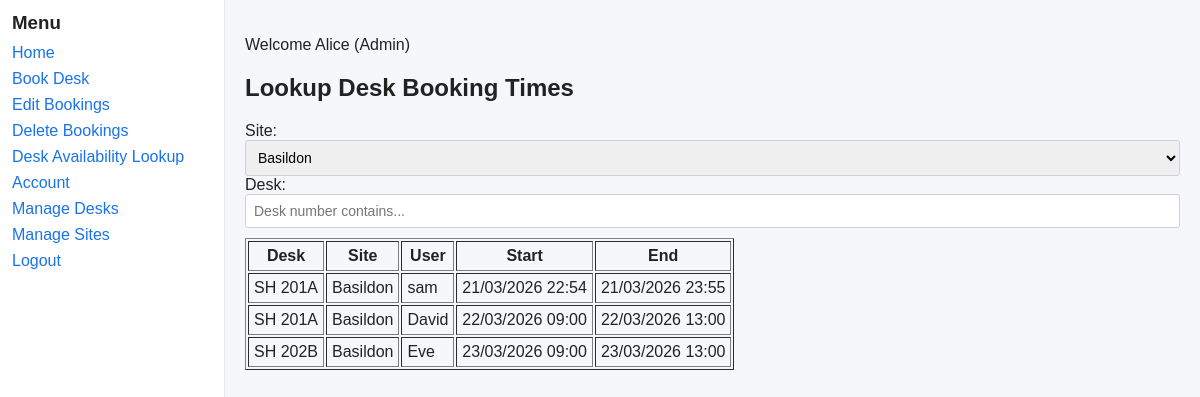
The page /lookup_bookings?site_id=2 (signed in) on the database its author committed.
### src/DeskBooker/models.py (models this page shows, shortened)
class Desk(db.Model):
    __tablename__ = 'desks'
    id = db.Column(db.Integer, primary_key=True)
    desk_number = db.Column(db.String(20), nullable=False)
    floor = db.Column(db.Integer, nullable=False, default=0)
    site_id = db.Column(db.Integer, db.ForeignKey('sites.id'), nullable=False)
    bookings = db.relationship('Booking', backref='desk', lazy=True)
    __table_args__ = (
        UniqueConstraint('desk_number', 'site_id', name='uq_desk_number_site'),
        CheckConstraint('length(desk_number) > 0 AND length(desk_number) <= 20', name='ck_desk_number_len'),
    )

class Site(db.Model):
    __tablename__ = 'sites'
    id = db.Column(db.Integer, primary_key=True)
    name = db.Column(db.String(120), unique=True, nullable=False)
    desks = db.relationship('Desk', backref='site', lazy=True)
    __table_args__ = (
        CheckConstraint('length(name) > 0 AND length(name) <= 120', name='ck_site_name_len'),
    )

class User(db.Model):
    __tablename__ = 'users'
    id = db.Column(db.Integer, primary_key=True)
    name = db.Column(db.String(100), nullable=False)
    email = db.Column(db.String(120), unique=True, nullable=False)
    password = db.Column(db.String(255), nullable=False)
    role_id = db.Column(db.Integer, db.ForeignKey('roles.id'), nullable=False)
    role = db.relationship('Role')
    bookings = db.relationship('Booking', backref='user', lazy=True)
    __table_args__ = (
        CheckConstraint("instr(email, '@') > 1", name='ck_user_email_at'),
        CheckConstraint('length(name) > 0 AND length(name) <= 100', name='ck_user_name_len'),
        CheckConstraint('length(email) <= 120', name='ck_user_email_len'),
    )

### src/DeskBooker/main.py (the view)
    @app.route('/lookup_bookings', methods=['GET'])
    @login_required
    def lookup_bookings():
        site_id = request.args.get('site_id')
        desk_q = request.args.get('desk_q', '').strip()
        sites = [ {'id': s.id, 'name': s.name} for s in Site.query.order_by(Site.name).all() ]
        selected_site_id = None
        if site_id:
            try:
                selected_site_id = int(site_id)
            except ValueError:
                selected_site_id = None
        q = Booking.query.join(Desk).join(Site).join(User)
        if selected_site_id:
            q = q.filter(Site.id == selected_site_id)
        if desk_q:
            q = q.filter(Desk.desk_number.ilike(f"%{desk_q}%"))
        q = q.order_by(Booking.start_time)
        bookings = q.all()
        results = []
        for b in bookings:
            results.append({
                'desk_number': b.desk.desk_number if b.desk else '',
                'site_name': b.desk.site.name if b.desk and b.desk.site else '',
                'user_name': b.user.name if b.user else '',
                'start_time': b.start_time.strftime('%Y-%m-%d %H:%M'),
                'end_time': b.end_time.strftime('%Y-%m-%d %H:%M'),
                'start_time_formatted': b.start_time.strftime('%d/%m/%Y %H:%M'),
                'end_time_formatted': b.end_time.strftime('%d/%m/%Y %H:%M')
            })
        return render_template('lookup_bookings.html', sites=sites, selected_site_id=selected_site_id, desk_q=desk_q, bookings=results)

### src/DeskBooker/templates/lookup_bookings.html (shortened to what this page needs)
{% extends "base.html" %}
{% block content %}
<h2>Lookup Desk Booking Times</h2>
<form method="GET" action="{{ url_for('lookup_bookings') }}">
    <label for="site-select">Site:</label>
    <select id="site-select" name="site_id">
        {% for site in sites %}
            <option value="{{ site.id }}" {% if selected_site_id and selected_site_id == site.id %}selected{% endif %}>{{ site.name }}</option>
        {% endfor %}
    </select>
    <label for="desk-q">Desk:</label>
    <input type="text" id="desk-q" name="desk_q" value="{{ desk_q or '' }}" placeholder="Desk number contains...">
</form>
{% if bookings is none or bookings|length == 0 %}
    <p>No matching bookings found.</p>
{% else %}
    <table border="1" cellpadding="5" style="margin-top:10px;">
        <thead>
            <tr>
                <th>Desk</th>
                <th>Site</th>
                <th>User</th>
                <th>Start</th>
                <th>End</th>
            </tr>
        </thead>
        <tbody>
            {% for b in bookings %}
                <tr>
                    <td>{{ b.desk_number }}</td>
                    <td>{{ b.site_name }}</td>
                    <td>{{ b.user_name }}</td>
                    <td>{{ b.start_time_formatted or b.start_time }}</td>
                    <td>{{ b.end_time_formatted or b.end_time }}</td>
                </tr>
            {% endfor %}
        </tbody>
    </table>
{% endif %}
{% endblock %}

### src/DeskBooker/static/css/styles.css (style rules this page uses)
body { font-family: Arial, Helvetica, sans-serif; background: #f5f7fa; color: #222; margin: 0; }
input[type="text"], input[type="email"], input[type="password"], input[type="number"], input[type="datetime-local"], select, textarea { padding: 8px; border: 1px solid #ccd3db; border-radius: 3px; font-size: 14px; width: 100%; box-sizing: border-box; }
label { display: inline-block; }

### rows shown on the page
Desk: desk_number "SH 201A" "SH 201A"
Site: site_name "Basildon" "Basildon" "Basildon"
User: user_name "sam"
User: user_name "David"
Desk: desk_number "SH 202B"
User: user_name "Eve"

### other values the page prints
{{ session['user_name'] }} "Alice"
{{ b.start_time_formatted or b.start_time }} "21/03/2026 22:54" "22/03/2026 09:00" "23/03/2026 09:00"
{{ b.end_time_formatted or b.end_time }} "21/03/2026 23:55" "22/03/2026 13:00" "23/03/2026 13:00"
form field site_id "Basildon"
